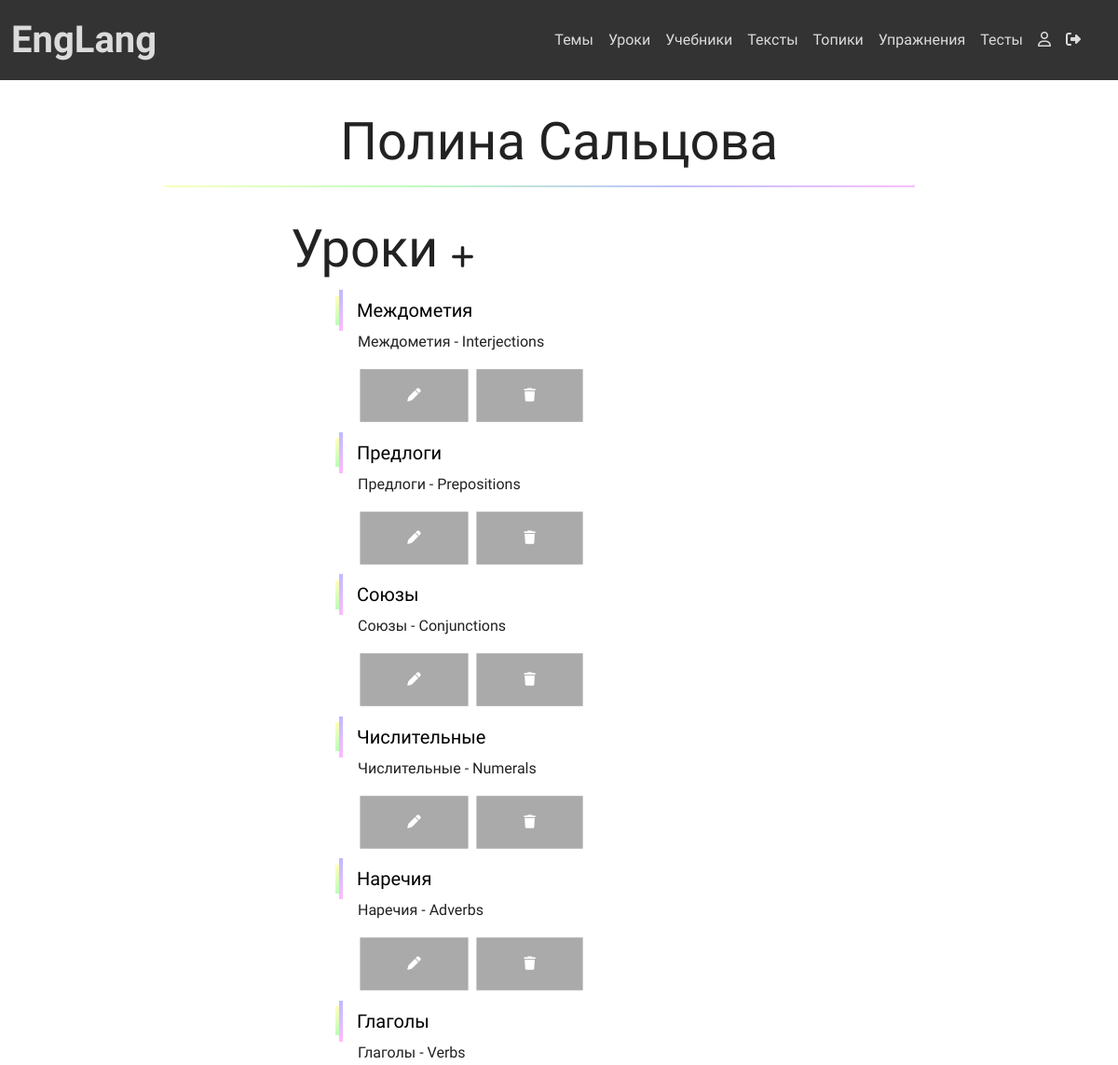
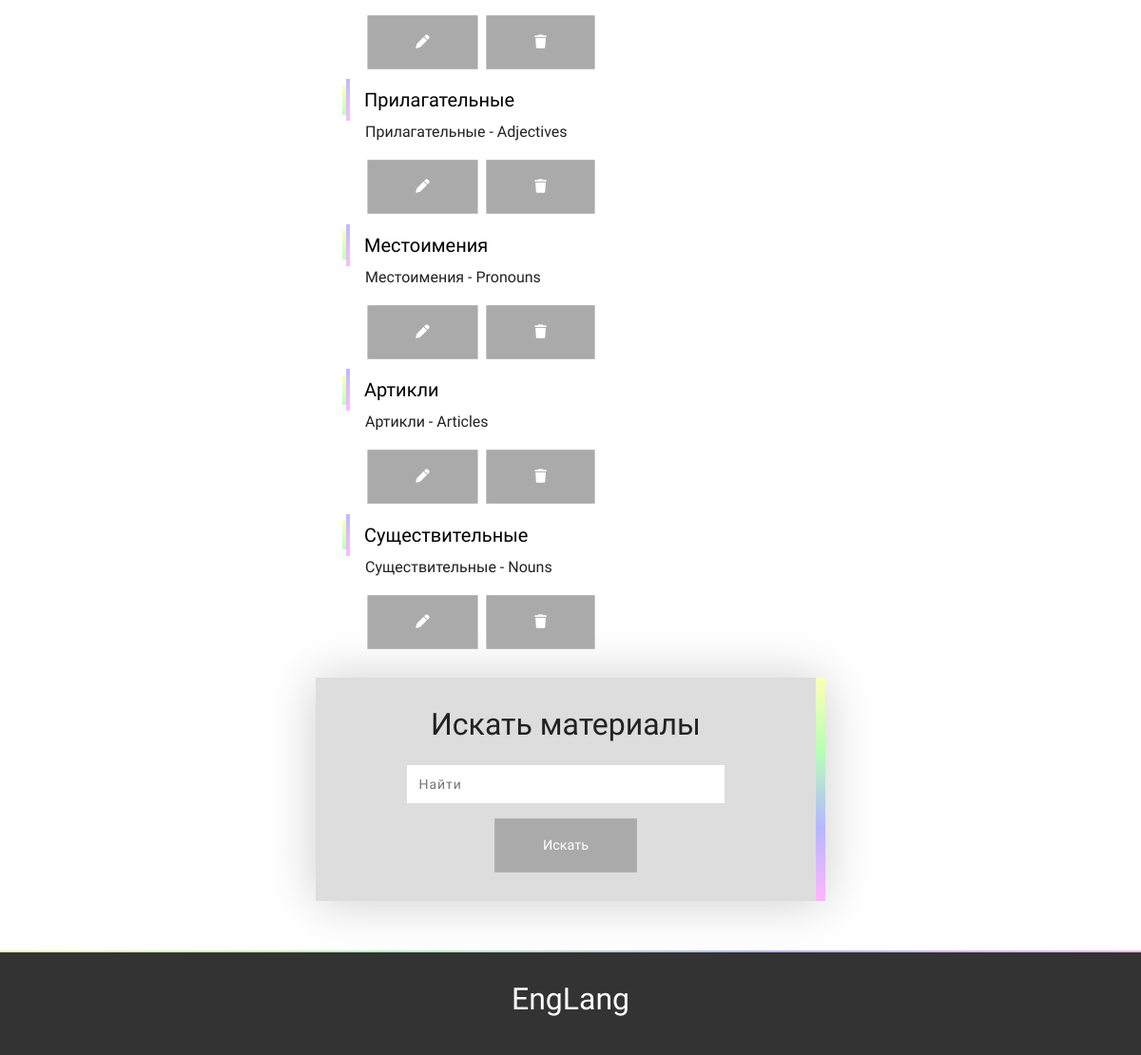
Screenshot of /theory/my_lessons/ (signed in) with the database file from the repository (2 pictures, top to bottom).
### accounts/models.py (models this page shows, shortened)
class Profile(models.Model):
    user = models.OneToOneField(User, on_delete=models.CASCADE)
    image = models.ImageField(upload_to='profile_pictures', null=True, blank=True, default='profile_pictures/default.png')
    about_me = models.CharField(max_length=300, blank=True, null=True)
    created_at = models.DateTimeField(auto_now_add=True)
    follows = models.ManyToManyField('self', related_name='followed_by', symmetrical=False, blank=True)
    class Meta:
        verbose_name = 'Профиль'
        verbose_name_plural = 'Профили'
    @staticmethod
    def get_profile(user: User):
        profile = Profile.objects.filter(user=user).first()
        if not profile:
            profile = Profile.objects.create(user=user)
        return profile

### theory/models.py (models this page shows, shortened)
class Lesson(models.Model):
    author = models.ForeignKey(Profile, null=True, blank=True, on_delete=models.CASCADE)
    name = models.CharField(max_length=100)
    slug = models.SlugField()
    description = models.CharField(max_length=200)
    content = HTMLField()
    theme = models.ForeignKey(Theme, on_delete=models.CASCADE)
    tags = models.ManyToManyField(Tag, blank=True)
    created_at = models.DateTimeField(auto_now_add=True)
    updated_at = models.DateTimeField(auto_now=True)
    published = models.BooleanField(default=False)
    bookmarks = models.ManyToManyField(User, related_name='bookmarked_lessons', blank=True)
    class Meta:
        ordering = ('published', '-created_at')
        verbose_name = 'Урок'
        verbose_name_plural = 'Уроки'
        unique_together = ('name', 'slug', 'theme', 'content')

### theory/views.py (the view)
# urls.py: path('my_lessons/', views.MyLessonsView.as_view(), name='my_lessons'),
class MyLessonsView(MaterialListView):
    model = 'lesson'
    template_name = 'theory/list_lesson.html'

### exercises/views.py (called while the page is built)
    def get(self, request):
        profile = Profile.get_profile(request.user)
        materials = getattr(profile, f'{self.model}_set').all()
        context = {
            'content': materials,
            'profile': profile
        }
        return render(request, self.template_name, context)

### templates/theory/list_lesson.html (shortened to what this page needs)
{% extends 'base.html' %}
{% load static %}
{% block content %}
    {% if not theme %}
    <div class="container-fluid">
        <div class="row text-center alert">
            <div class="col-12">
                <h1 class="display-4">{{ profile.user.first_name }} {{ profile.user.last_name }}</h1>
            </div>
            <hr>
        </div>
    </div>
    {% endif %}
    <div class="container-fluid">
        <div class="row">
            <div class="col-12 offset-md-2 col-md-8 offset-xl-3 col-xl-6">
                <h1 class="display-4">
                    Уроки
                    {% if user.is_staff %}
                        <a href="{% url 'create_lesson' %}"><i class="fas fa-plus"></i></a>
                    {% endif %}
                </h1>
                <div class="list">
                    <ul class="unordered_list">
                        {% for item in content %}
                            <li>
                                <div class="main">
                                    <a href="{% url 'lesson' item.theme.slug item.slug %}">{{ item.name }}</a>
                                </div>
                                <div class="description">
                                    <p>{{ item.description }}</p>
                                </div>
                                {% if user.is_authenticated and item.author == user.profile or user.is_superuser %}
                                    <div class="actions">
                                        <a class="btn btn-primary" href="{% url 'update_lesson' item.slug %}"><i class="fas fa-pen"></i></a>
                                        <a class="btn btn-danger" href="{% url 'delete_lesson' item.slug %}"><i class="fas fa-trash"></i></a>
                                    </div>
                                {% endif %}
                            </li>
                        {% endfor %}
                    </ul>
                </div>
            </div>
        </div>
    </div>
    <div class="container-fluid padding">
        <div class="row text-center">
            <div class="col-12 offset-lg-2 col-lg-8 offset-xl-3 col-xl-6">
                <form method="get" action="{% url 'materials' %}">
                    <h2>Искать материалы</h2>
                    <input type="text" name="q" placeholder="Найти"><br>
                    <button type="submit" class="btn btn-warning">Искать</button>
                </form>
            </div>
        </div>
    </div>
{% endblock content %}

### static/css/style.css (style rules this page uses)
a { text-decoration: none; color: #222; transition: all 0.3s ease; }
.btn { display: inline-block; padding: 15px 50px; background-color: #aaa; font-size: 15px; font-weight: 500; transition: all 0.5s ease; transform: scale(0.96); text-transform: capitalize; color: #fff; border: 3px solid transparent; border-radius: 0px; }
.btn-warning, .btn-success, .btn-primary, .btn-danger { border-radius: 0px; }
.padding { padding-bottom: 2em; }
.alert { width: 75%; margin: 0 auto; padding-top: 2em; border-radius: 0; }
.alert hr, .bookmarks hr { border-top: 2px solid; border-image: linear-gradient(to right, #ff0,#0f0,#00f,#f0f) 30; width: 95%; margin-top: 0.3em; margin-bottom: 1em; }

### static/css/account.css (style rules this page uses)
h2.display-4 a, h1.display-4 a { font-size: 0.5em !important; }

### static/css/base.css (style rules this page uses)
:root { --gradient: linear-gradient(to right, #ff0, #0f0, #00f, #f0f); --light-gradient: linear-gradient(to right, #ffb, #bfb, #bbf, #fbf); --dark-gradient: linear-gradient(to right, #660, #060, #006, #606); }
body, html { width: 100%; height: 100%; margin: 0; padding: 0; font-family: 'Inter Tight', sans-serif; color: #222; }

### static/css/form.css (style rules this page uses)
form { box-sizing: border-box; margin: 20px; font-weight: 300; padding: 30px 25px; box-shadow: 0px 1px 50px 0px rgba(0, 0, 0, 0.2); background-color: #ddd; border-right: 10px solid; border-image: linear-gradient(#ffffb6,#b6ffb6,#b6b6ff,#ffb6ff); border-image-slice: 1; }
form input { color: #666; background: white; font-size: 14px; font-weight: 500; letter-spacing: 1px; height: 40px; width: 70%; padding: 6px 12px; border: 0px; margin: 15px auto; }

### static/css/list.css (style rules this page uses)
.unordered_list { list-style: none; margin: 0 20px; }
.unordered_list li { margin: 10px 0; position: relative; }
.main a { color: black; border-left: 4px solid; border-image: linear-gradient(#bbf, #fbf); border-image-slice: 1; display: block; padding-left: 15px; line-height: 44px; font-size: 20px; position: relative; transition: 0.3s linear; }
.main a:before { content: ""; width: 4px; height: 70%; background: linear-gradient(#ffb,#bfb); position: absolute; top: 15%; left: -8px; transition: 0.3s linear; }
.description { margin: 0 20px; font-weight: 300; }
.actions { margin: 0 20px; }

### rows the page displays
Profile: user.first_name "Полина", user.last_name "Сальцова"
Lesson: name "Междометия", description "Междометия - Interjections"
Lesson: name "Предлоги", description "Предлоги - Prepositions"
Lesson: name "Союзы", description "Союзы - Conjunctions"
Lesson: name "Числительные", description "Числительные - Numerals"
Lesson: name "Наречия", description "Наречия - Adverbs"
Lesson: name "Глаголы", description "Глаголы - Verbs"
Lesson: name "Прилагательные", description "Прилагательные - Adjectives"
Lesson: name "Местоимения", description "Местоимения - Pronouns"
Lesson: name "Артикли", description "Артикли - Articles"
Lesson: name "Существительные", description "Существительные - Nouns"
